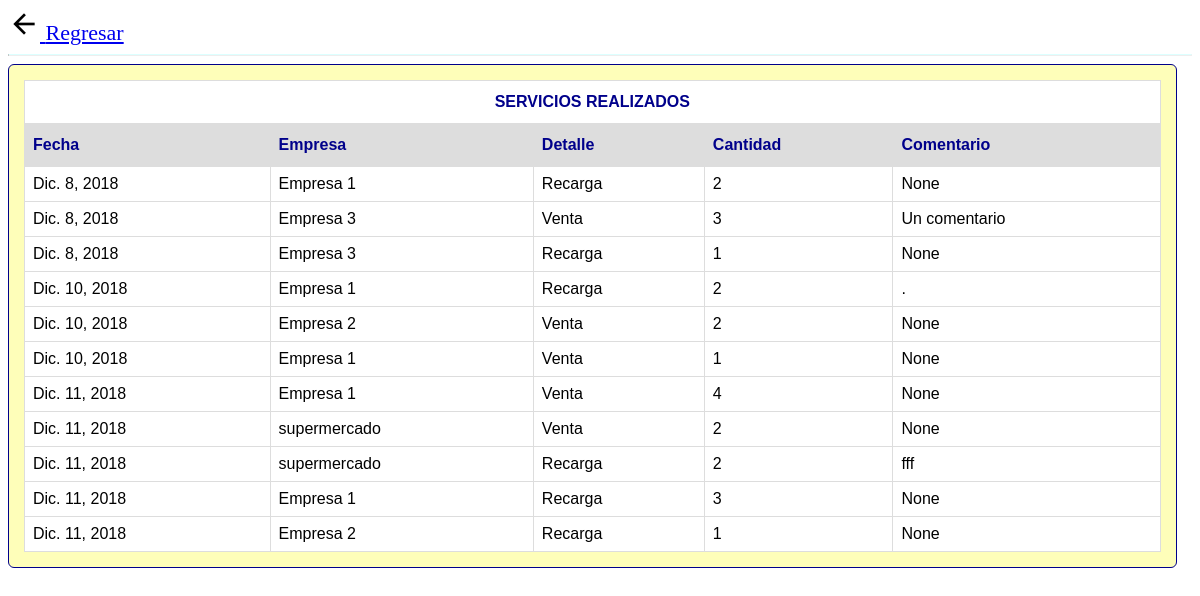
The app's page /aplicacion/servicios/ with its own data.
### aplicacion/models.py (models this page shows, shortened)
class servicio(models.Model):
    idS = models.AutoField(primary_key=True)
    Fecha = models.DateField(default=datetime.now)
    Cliente = models.ForeignKey(cliente, null=False, blank=False,on_delete=models.CASCADE)
    ls=(('Venta','Venta'),('Recarga','Recarga'),('Reparación','Reparación'))
    Cantidad = models.IntegerField(null=False, blank=False)
    Servicio = models.CharField(max_length=20, choices=ls, default='01')
    Comentario = models.CharField(max_length=100, null=True, blank=True)

class cliente(models.Model):
    nit = models.CharField(max_length=30, null=False, blank=False, default='0')
    Nombre = models.CharField(max_length=50, null=False, blank=False)
    Direccion =models.CharField(max_length=50, null=False, blank=False)
    Telefono =models.CharField(max_length=50,  null=False, blank=False)
    Descripcion=models.CharField(max_length=100,  null=True, blank=True,default='.')
    def __str__(self):
        return self.Nombre

### aplicacion/views.py (the view)
# urls.py: path('servicios/', views.getservicios, name='getservicios')
def getservicios(request):
    lista = servicio.objects.order_by('Fecha')
    ctx = {'servicios': lista}
    return render(request, "aplicacion/listadoServicios.html", ctx)

### aplicacion/templates/aplicacion/listadoServicios.html
{% load static %}
<html>
<head><link rel="stylesheet" type="text/css" href="{% static 'aplicacion/css/tablas.css' %}">
</head>
<body>
<a href="/aplicacion">
<img src="{% static 'aplicacion/img/back.png' %}"/>
 Regresar </a>
<hr/>
<div>
{% if servicios %}
    <table id="servicios">
        <tr><th class="fusion" colspan="5">SERVICIOS REALIZADOS</th></tr>
        <tr>
            <th>Fecha</th>
            <th>Empresa</th>
            <th>Detalle</th>
            <th>Cantidad</th>
            <th>Comentario</th>
        </tr>
    {% for p in servicios %}
        <tr>
            <td>{{p.Fecha}}</td>
            <td>{{p.Cliente}}</td>
            <td>{{p.Servicio}}</td>
            <td>{{p.Cantidad}}</td>
            <td>{{p.Comentario}}</td>
            </tr>
    {% endfor %}
    </table>
{% else %}
    <p>Error de programación</p>
{% endif %}
</div>
</body>
</html>

### aplicacion/static/aplicacion/css/tablas.css (style rules this page uses)
#clientes, #servicios { font-family: "Trebuchet MS", Arial, Helvetica, sans-serif; border-collapse: collapse; width: 100%; }
#clientes td, #clientes th, #servicios td, #servicios th { border: 1px solid #ddd; padding: 8px; }
#clientes tr, #servicios tr { background-color: white; }
#clientes th , #servicios th { padding-top: 12px; padding-bottom: 12px; text-align: left; background-color: #ddd; color: darkblue; }
#clientes .fusion, #servicios .fusion { background-color: white; text-align:center }
hr { border-top: 1px solid #ddffff; }
a { font-size:22px; }
body { #background-color: #ddffff background-color: white }
div { border-radius: 6px; background-color: #fefeb9; padding: 15px; border-style: solid; border-width: 1px; border-color: darkblue; width:96% }

### records on screen
servicio: Fecha "Dic. 8, 2018", Cliente "Empresa 1", Servicio "Recarga", Cantidad "2", Comentario "None"
servicio: Fecha "Dic. 8, 2018", Cliente "Empresa 3", Servicio "Venta", Cantidad "3", Comentario "Un comentario"
servicio: Fecha "Dic. 8, 2018", Cliente "Empresa 3", Servicio "Recarga", Cantidad "1", Comentario "None"
servicio: Fecha "Dic. 10, 2018", Cliente "Empresa 1", Servicio "Recarga", Cantidad "2", Comentario "."
servicio: Fecha "Dic. 10, 2018", Cliente "Empresa 2", Servicio "Venta", Cantidad "2", Comentario "None"
servicio: Fecha "Dic. 10, 2018", Cliente "Empresa 1", Servicio "Venta", Cantidad "1", Comentario "None"
servicio: Fecha "Dic. 11, 2018", Cliente "Empresa 1", Servicio "Venta", Cantidad "4", Comentario "None"
servicio: Fecha "Dic. 11, 2018", Cliente "supermercado", Servicio "Venta", Cantidad "2", Comentario "None"
servicio: Fecha "Dic. 11, 2018", Cliente "supermercado", Servicio "Recarga", Cantidad "2", Comentario "fff"
servicio: Fecha "Dic. 11, 2018", Cliente "Empresa 1", Servicio "Recarga", Cantidad "3", Comentario "None"
servicio: Fecha "Dic. 11, 2018", Cliente "Empresa 2", Servicio "Recarga", Cantidad "1", Comentario "None"
